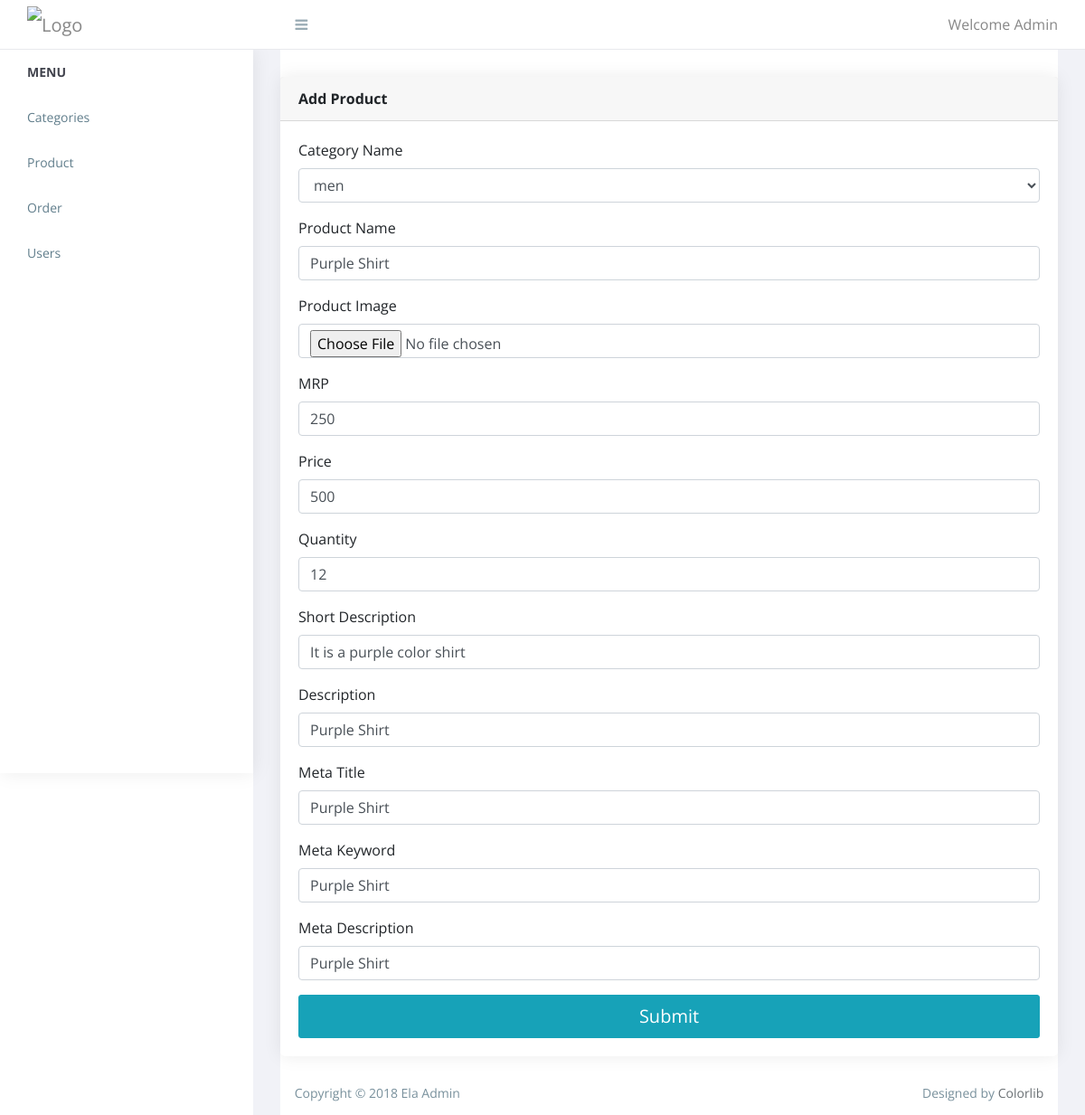
Screenshot of /admin/manage_product.php?id=4 with the database file from the repository.
### tables this page shows
CREATE TABLE `product` (
  `id` int(11) NOT NULL,
  `cat_id` int(11) NOT NULL,
  `product_name` varchar(255) NOT NULL,
  `product_image` varchar(255) NOT NULL,
  `mrp` float NOT NULL,
  `price` float NOT NULL,
  `qty` int(11) NOT NULL,
  `short_descr` varchar(2000) NOT NULL,
  `descr` text NOT NULL,
  `meta_keyword` varchar(2000) NOT NULL,
  `meta_descr` text NOT NULL,
  `meta_title` varchar(2000) NOT NULL,
  `status` tinyint(4) NOT NULL
);

### admin/function.inc.php (called while the page is built, shortened)
<?php
function safe_value($conn,$str){
	if($str !=''){
		$str=trim($str);
 		return mysqli_real_escape_string($conn,$str);
	}
}
?>

### admin/manage_product.php (the view, shortened to what this page needs)
<?php
require('connection.php');
require('function.inc.php');
require('header.php');
$cat_id ='';
$product_name = '';
$mrp = '';
$price = '';
$qty = '';
$short_descr = '';
$descr = '';
$meta_keyword = '';
$meta_descr = '';
$meta_title = '';
$image_required = 'required';
if(isset($_GET['id']) && $_GET['id'] !=''){
	$image_required ='';
	$id = safe_value($conn,$_GET['id']);
	$query = "select * from product where id = '$id'";
	$res=mysqli_query($conn,$query);
	$count = mysqli_num_rows($res);
	if($count > 0){
		$row = mysqli_fetch_assoc($res);
		$cat_id = $row['cat_id'];
		$product_name = $row['product_name'];
		$mrp = $row['mrp'];
		$price = $row['price'];
		$qty = $row['qty'];
		$short_descr = $row['short_descr'];
		$descr = $row['descr'];
		$meta_keyword = $row['meta_keyword'];
		$meta_descr = $row['meta_descr'];
		$meta_title = $row['meta_title'];
	}else{
		header('location:product.php');
		die();
	}
}
?>
         <div class="content pb-0">
            <div class="animated fadeIn">
               <div class="row">
                  <div class="col-lg-12">
					  <form method="post" enctype="multipart/form-data">
						 <div class="card">
							<div class="card-header"><strong>Add Product</strong></div>
							<div class="card-body card-block">
								<div class="form-group">
								   <label for="company" class=" form-control-label">Category Name</label>
								   <select class="form-control" name="categories_id">
								   <?php
								   $qry = "select id,cat_name from categories order by cat_name asc";
									$res=mysqli_query($conn,$qry);
								   while($row = mysqli_fetch_assoc($res)){
										if($row['id'] == $cat_id){
											echo "<option selected value=".$row['id']."> ".$row['cat_name']."</option>";
										}else{
											echo "<option value=".$row['id']."> ".$row['cat_name']."</option>";
										}
									}?>
								   </select>
							   </div>
							   <div class="form-group">
								   <label for="company" class=" form-control-label">Product Name</label>
								   <input type="text" name="product_name" placeholder="Enter your Product name" value="<?php echo $product_name; ?>" class="form-control" required>
							   </div>
							   <div class="form-group">
								   <label for="company" class=" form-control-label">Product Image</label>
								   <input type="file" name="product_image" class="form-control" <?php echo  $image_required;?>>
							   </div>
							   <div class="form-group">
								   <label for="company" class=" form-control-label">MRP</label>
								   <input type="text" name="mrp" placeholder="Enter your Product MRP" value="<?php echo $mrp; ?>" class="form-control" required>
							   </div>
							   <div class="form-group">
								   <label for="company" class=" form-control-label">Price</label>
								   <input type="text" name="price" placeholder="Enter your Product price" value="<?php echo $price; ?>" class="form-control" required>
							   </div>
							   <div class="form-group">
								   <label for="company" class=" form-control-label">Quantity</label>
								   <input type="text" name="qty" placeholder="Enter your Product Quantity" value="<?php echo $qty; ?>" class="form-control" required>
							   </div>
							    <div class="form-group">
								   <label for="company" class=" form-control-label">Short Description</label>
								   <input type="text" name="short_descr" placeholder="Enter your Product Short Description" value="<?php echo $short_descr; ?>" class="form-control" required>
							   </div>
							    <div class="form-group">
								   <label for="company" class=" form-control-label">Description</label>
								   <input type="textarea" name="descr" placeholder="Enter your Product Description" value="<?php echo $descr; ?>" class="form-control" required>
							   </div>
							    <div class="form-group">
								   <label for="company" class=" form-control-label">Meta Title</label>
								   <input type="text" name="meta_title" placeholder="Enter your Meta Title" value="<?php echo $meta_title; ?>" class="form-control" required>
							   </div>
							    <div class="form-group">
								   <label for="company" class=" form-control-label">Meta Keyword</label>
								   <input type="text" name="meta_keyword" placeholder="Enter your Meta Keyworde" value="<?php echo $meta_keyword; ?>" class="form-control" required>
							   </div>
							   <div class="form-group">
								   <label for="company" class=" form-control-label">Meta Description</label>
								   <input type="text" name="meta_descr" placeholder="Enter your Meta Description" value="<?php echo $meta_descr; ?>" class="form-control" required>
							   </div>
							   <button type="submit" name="submit" class="btn btn-lg btn-info btn-block">
							   <span id="payment-button-amount">Submit</span>
							   </button>
							</div>
						 </div>
					  </form>
				  </div>
               </div>
            </div>
         </div>
 <?php require('footer.php');?>

### admin/css/style.css (style rules this page uses)
a, button { text-decoration: none; outline: none!important; color: #878787; -webkit-transition: all .25s ease; transition: all .25s ease }
.pb-0 { padding-bottom: 0 }
.btn, button, input, textarea { -webkit-box-shadow: none; box-shadow: none; outline: 0!important }
.btn { border-radius: 3px }
.content { float: left; padding: 1.875em; width: 100% }
.card { margin-bottom: 1.875em; border-radius: 5px; padding: 0; border: 0 solid transparent; -webkit-box-shadow: 0 0 20px rgba(0, 0, 0, .08); box-shadow: 0 0 20px rgba(0, 0, 0, .08) }
.card .card-body { float: left; padding: 1.25em; position: relative; width: 100% }
.btn, .button { display: inline-block; font-weight: 400; text-align: center; white-space: nowrap; vertical-align: middle; -webkit-transition: all .15s ease-in-out; transition: all .15s ease-in-out; border-radius: 3; cursor: pointer }
@media (max-width:1368px) { .card-body { padding: 15px } }

### rows the page displays
product: product_name "Purple Shirt", mrp "250", price "500", qty "12", short_descr "It is a purple color shirt", descr "Purple Shirt", meta_title "Purple Shirt", meta_keyword "Purple Shirt", meta_descr "Purple Shirt"

### other values shown
form field categories_id "men"
